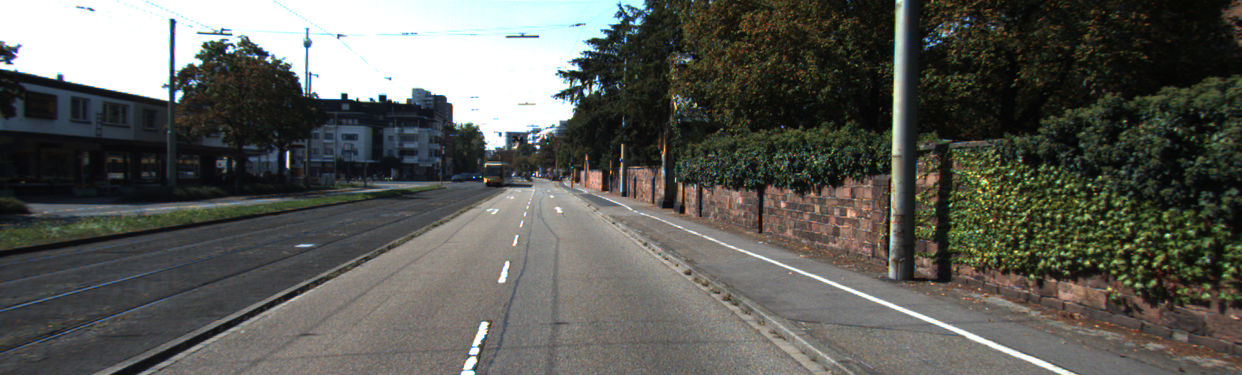
#> input picture lecture3/camera.png, 1242 x 375 px
$ python opencv_tutorial.py
#> lines starting #> are read from the running program, lines starting #| are printed output that depends on the picture
import cv2
import numpy as np
from copy import deepcopy

def crop_quarter(image, height, width):
    return image[0:int(height/2), 0:int(width/2)] #절반만 자르고 나머지는 버림

def resize_to_original(image, original_height, original_width):
    return cv2.resize(image, (original_width, original_height))

def add_gaussian(image, height, width):
    gaussian_noise = np.random.normal(0.1, 0.5, (height, width, 3)) #가우시안 노이즈 생성
    result = image + gaussian_noise #노이즈 더하기
    result = result.astype(np.uint8) #노이즈가 실수형이므로, 정수형으로 변환
    result = np.clip(result, 0, 255) #이미지는 0~255사이의 값을 가져야하므로, 범위를 넘어서는 값 처리
    return result

def main(args=None):

    # 이미지 불러오기
    file_name = "camera.png" # 파일이름
    img = cv2.imread(file_name) # 파일 불러오기
#> img is the input picture: shape (375, 1242, 3); mean B, G, R 86.4, 91.8, 91
    original_image = deepcopy(img) # 원본 이미지 보관
    cv2.imshow("original", img) # 불러온 이미지파일을 새로운 창에서 열기
    #cv2.waitKey(0) # 대기(프로그램이 끝나지 않도록, 0일때는 새로운 키입력이 있을때 까지 대기, 다른 숫자는 그 수 만큼(초) 대기)

    # 이미지 크기 정보 얻기
    print(img.shape)  # (height, width, channel)
#| (375, 1242, 3)
    height, width, _ = img.shape
#> height = 375; width = 1242

    # 이미지 1/4로 자르기
    img = crop_quarter(img, height, width)
#> in crop_quarter, `return image[0:int(height/2), 0:int(width/2)]`:
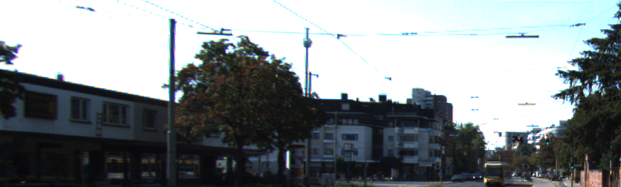
#> returned value: shape (187, 621, 3); mean of channels 0, 1, 2 140.6, 138.4, 132.5; drawn as B, G, R
    #cv2.imshow("crop", img)
    #cv2.waitKey(0)

    # 다시 원래 크기로 resizing, 하지만 위에서 나머지 3/4는 버렸으므로 1/4짜리가 원래 크기로 확대됨
    img = resize_to_original(img, height, width)
#> in resize_to_original, `return cv2.resize(image, (original_width, original_height))`:
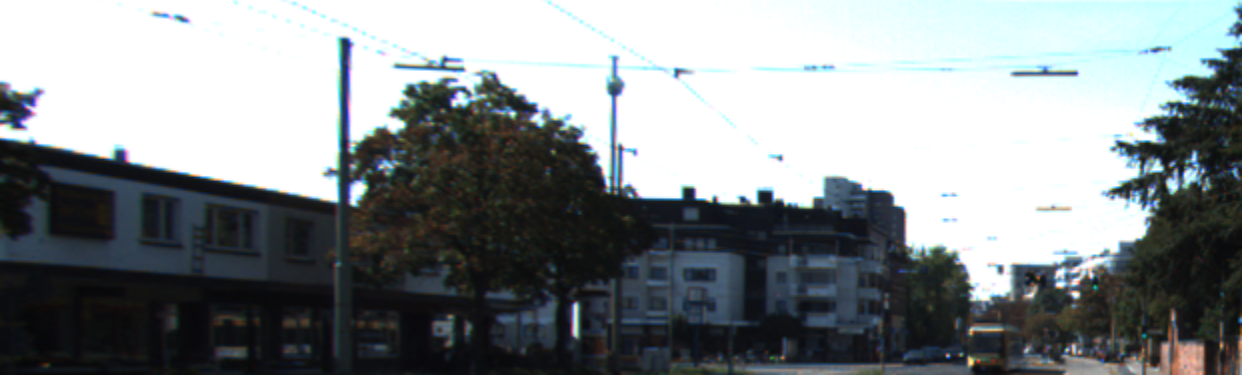
#> returned value: shape (375, 1242, 3); mean of channels 0, 1, 2 140.5, 138.3, 132.4; drawn as B, G, R
    #cv2.imshow("zoom", img)
    #cv2.waitKey(0)

    # 가우시안 노이즈 추가
    img = add_gaussian(original_image, height, width)
#> in add_gaussian, `result = result.astype(np.uint8)`:
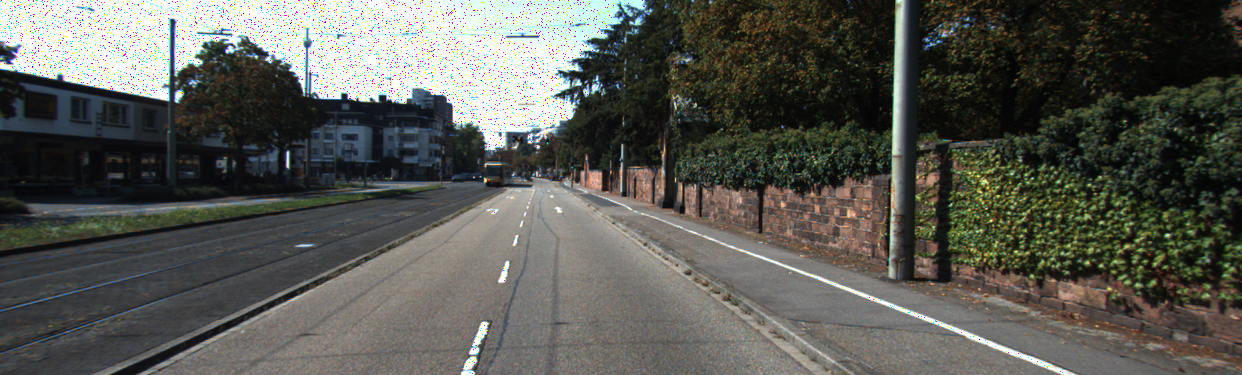
#> result: shape (375, 1242, 3); mean B, G, R 85, 90.4, 89.8
    #cv2.imshow("Gaussian", img)
    #cv2.waitKey(0)

    # edge 필터
    cropped_image = original_image[int(height/2):height, :] #ROI
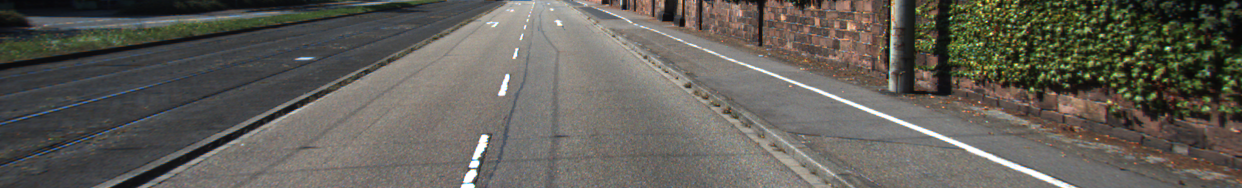
#> cropped_image: shape (188, 1242, 3); mean B, G, R 87.6, 94.6, 97
    canny_image = cv2.Canny(cropped_image, 100, 200, apertureSize=3, L2gradient=True)
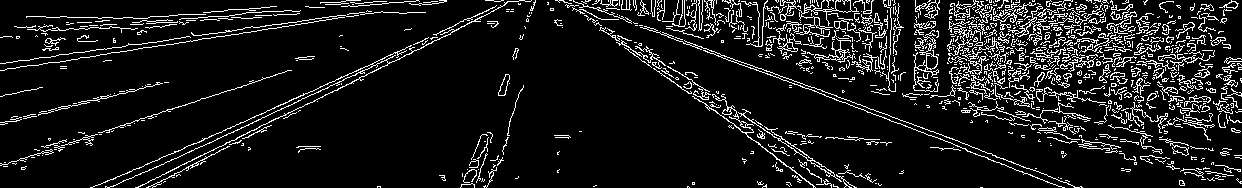
#> canny_image: shape (188, 1242); 10% white in thin lines or dots
    lines = cv2.HoughLinesP(canny_image, 1, np.pi/180, 140, minLineLength=1, maxLineGap=10)
#> lines = 216 rows, first 6: [17, 27, 42, 27], [131, 178, 413, 47], [198, 17, 207, 17], [150, 16, 168, 16], [26, 16, 45, 16], [949, 27, 1168, 27]
    hough_image = cv2.cvtColor(canny_image, cv2.COLOR_GRAY2BGR)
#> hough_image: shape (188, 1242, 3); 10% white in thin lines or dots

    if lines is not None:
        for i in range(lines.shape[0]):
            pt1 = (lines[i][0][0], lines[i][0][1]) #시작점 좌표
            pt2 = (lines[i][0][2], lines[i][0][3]) #끝점 좌표
            cv2.line(hough_image, pt1, pt2, (0, 0, 255), 2, cv2.LINE_AA)
#> this loop made 216 passes
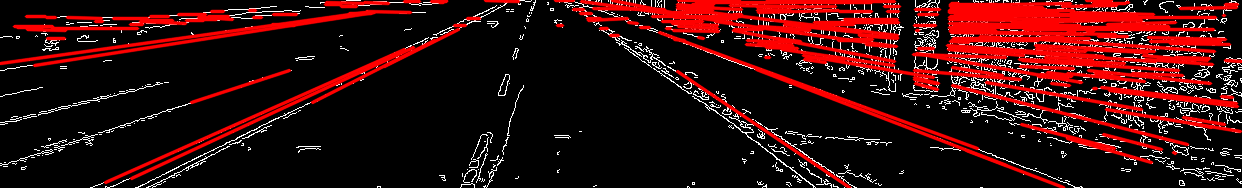
#> hough_image: shape (188, 1242, 3); mean B, G, R 12.4, 12.4, 54

    cv2.imshow("line detection", hough_image)
    cv2.waitKey(0)

    return 0

if __name__ == '__main__':
    main()
